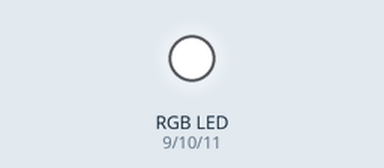
Simulated run of this sketch. Board: Arduino Uno, built with avr-gcc and run on an emulated ATmega328P. Shown: an RGB LED mixed from three pins (HIGH = lit).

Above: at 0.1 s.
Timing chart, 0 to 1.6 s (numbered marks = the images above):
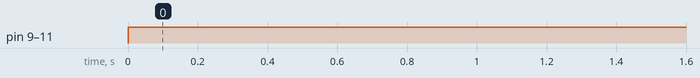

Measured:
- by itself, pin 9 (redPin), pin 10 (greenPin), pin 11 (bluePin): LOW → HIGH at 0.00 s

The sketch:

rgb.ino
```cpp
// The leads of the RGB are connected to pin 9 (red) 10 (green) and 11 (blue)
int redPin = 9;
int greenPin = 10;
int bluePin = 11;


void setup() {

  // All the pins are outputs
  pinMode(redPin,OUTPUT);
  pinMode(greenPin, OUTPUT);
  pinMode(bluePin,OUTPUT);

}

void loop() {

  // Write the colors in rgb form rgb(255, 255, 255) should be white
  analogWrite(redPin, 255);
  analogWrite(greenPin, 255);
  analogWrite(bluePin, 255);

  delay(1000);

}
```
